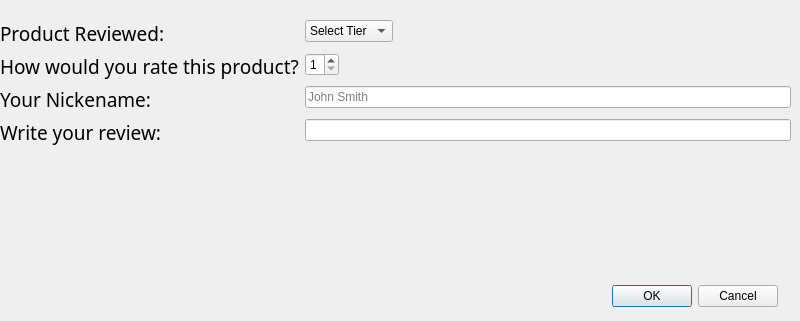
      <widget class="QWidget" name="WriteReview">
       <widget class="QWidget" name="formLayoutWidget">
        <property name="geometry">
         <rect>
          <x>0</x>
          <y>20</y>
          <width>791</width>
          <height>251</height>
         </rect>
        </property>
        <layout class="QFormLayout" name="formLayout">
         <property name="fieldGrowthPolicy">
          <enum>QFormLayout::ExpandingFieldsGrow</enum>
         </property>
         <item row="0" column="0">
          <widget class="QLabel" name="label_22">
           <property name="font">
            <font>
             <family>Heiti SC</family>
             <pointsize>14</pointsize>
            </font>
           </property>
           <property name="text">
            <string>Product Reviewed:</string>
           </property>
          </widget>
         </item>
         <item row="0" column="1">
          <widget class="QComboBox" name="product_comboBox">
           <item>
            <property name="text">
             <string>Select Tier</string>
            </property>
           </item>
           <item>
            <property name="text">
             <string>Silver</string>
            </property>
           </item>
           <item>
            <property name="text">
             <string>Gold</string>
            </property>
           </item>
           <item>
            <property name="text">
             <string>Platinum</string>
            </property>
           </item>
          </widget>
         </item>
         <item row="1" column="0">
          <widget class="QLabel" name="label_23">
           <property name="font">
            <font>
             <family>Heiti SC</family>
             <pointsize>14</pointsize>
            </font>
           </property>
           <property name="text">
            <string>How would you rate this product?</string>
           </property>
          </widget>
         </item>
         <item row="1" column="1">
          <widget class="QSpinBox" name="rate_spinBox">
           <property name="minimum">
            <number>1</number>
           </property>
           <property name="maximum">
            <number>5</number>
           </property>
          </widget>
         </item>
         <item row="2" column="0">
          <widget class="QLabel" name="label_25">
           <property name="font">
            <font>
             <family>Heiti SC</family>
             <pointsize>14</pointsize>
            </font>
           </property>
           <property name="text">
            <string>Your Nickename:</string>
           </property>
          </widget>
         </item>
         <item row="2" column="1">
          <widget class="QLineEdit" name="name_lineEdit">
           <property name="placeholderText">
            <string>John Smith</string>
           </property>
          </widget>
         </item>
         <item row="3" column="0">
          <widget class="QLabel" name="label_24">
           <property name="font">
            <font>
             <family>Heiti SC</family>
             <pointsize>14</pointsize>
            </font>
           </property>
           <property name="text">
            <string>Write your review:</string>
           </property>
          </widget>
         </item>
         <item row="3" column="1">
          <widget class="QLineEdit" name="comment"/>
         </item>
        </layout>
       </widget>
       <widget class="QLabel" name="reviewStatus">
        <property name="geometry">
         <rect>
          <x>250</x>
          <y>290</y>
          <width>361</width>
          <height>16</height>
         </rect>
        </property>
        <property name="font">
         <font>
          <family>Heiti SC</family>
          <pointsize>14</pointsize>
         </font>
        </property>
        <property name="text">
         <string/>
        </property>
       </widget>
       <widget class="QDialogButtonBox" name="buttonBox">
        <property name="geometry">
         <rect>
          <x>420</x>
          <y>280</y>
          <width>358</width>
          <height>32</height>
         </rect>
        </property>
        <property name="standardButtons">
         <set>QDialogButtonBox::Cancel|QDialogButtonBox::Ok</set>
        </property>
       </widget>
      </widget>
